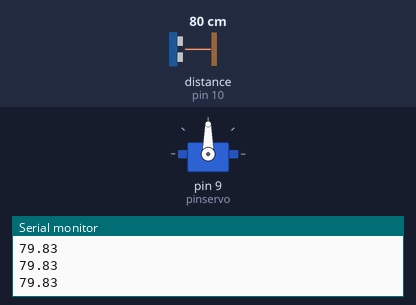
A sketch run on a simulated Arduino Uno, built with avr-gcc and run on an emulated ATmega328P. On the bench: servo, the last lines printed to the serial monitor. Wiring (inferred from the names in the program): ultrasonic range finder: trigger pin 11; echo pin 10. Inputs (shaded band) come from the test bench; at power-on: distance to the obstacle (sensor on pin 10) 80 cm. The echo pulse lasts 58.3 µs per cm.

Above: at 2.2 s.
2.3 s: distance to the obstacle (sensor on pin 10) set to 23 cm
3.8 s: distance to the obstacle (sensor on pin 10) set to 18 cm
At 3.96 s:
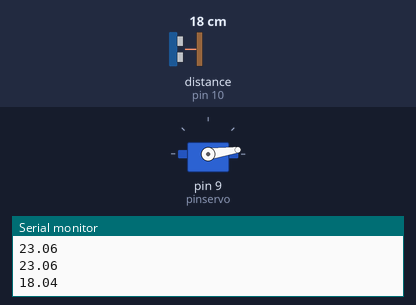
At 7.4 s:
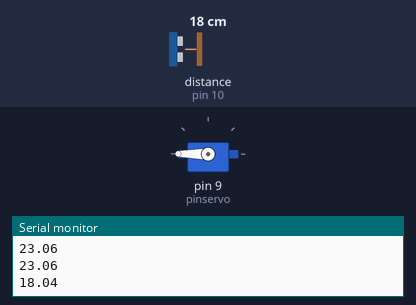
Timing chart, 0 to 12.8 s (numbered marks = the images above; inputs shaded):
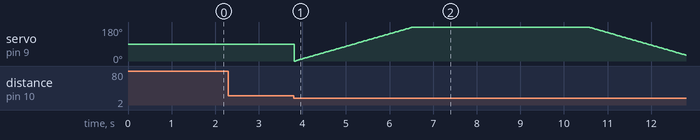

The sketch:

SmartBin_13_Feb_2021.ino
```cpp
//Project Smart bin
//INDmakerspace Algorithm Factory

//karena menggunakan sensor ultrasonik maka ada 2 pin yaitu trigger dan echo
//jadi diskematik itu kan pin trigger sama pin echo nya beda yaitu :
//trigger pin 11
//echo pin 10

//woeee citt awkwk skematiknya dah ada di chat live-coding

// menambahkan library Servo
#include <Servo.h>

Servo servoku;
//made kami MAU MAKAN DULU YAAA :) tapi bohong
//oiyaaa

#define trigpin 11
#define echopin 10
#define pinservo 9

int sudut = 0;
float jarak;
long durasi;

void setup()
{
  Serial.begin(9600);
  pinMode(trigpin, OUTPUT);
  pinMode(echopin, INPUT);
  pinMode(pinservo, OUTPUT);
  delay(1000);
  servoku.attach(9);
  //kasih delay dikit biar gak langsung jalan atau indikator led kalau mau

}

void loop()
{
  //disini nanti perulangan untuk cek kondisi sensor dan menggerakan servo untuk membuka tong sampah
  hitungjarak();
  if(jarak <= 20)
  {
    for (sudut = 0; sudut <= 180; sudut += 1)
    {
      servoku.write(sudut);
      delay(15);
    }
    delay(4000);

    for (sudut = 180; sudut >= 0; sudut -= 1)
    {
      servoku.write(sudut);
      delay(15);
    }
  }
}

//membuat fungsi baru untuk membuat operasi perhitungan jarak dari sensor ultrasonikl
void hitungjarak()
{
  //blablablalblablalba
  digitalWrite(trigpin, LOW);
  delayMicroseconds(2);
  digitalWrite(trigpin, HIGH);
  delayMicroseconds(10);
  digitalWrite(trigpin, LOW);
  delayMicroseconds(8);

  durasi= pulseIn(echopin, HIGH);  // menerima suara ultrasonic
  jarak= (durasi/2) / 29.1;     // mengubah durasi menjadi jarak (cm)
  Serial.println(jarak);
}
```

Measured:
- the behaviour switches between 21 and 20 cm on distance to the obstacle (sensor on pin 10) (found by bisection; images 0 and 1)
